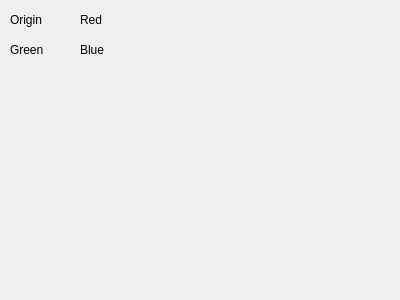
<?xml version="1.0" encoding="UTF-8"?>
<ui version="4.0">
 <class>subChannel</class>
 <widget class="QWidget" name="subChannel">
  <property name="geometry">
   <rect>
    <x>0</x>
    <y>0</y>
    <width>400</width>
    <height>300</height>
   </rect>
  </property>
  <property name="windowTitle">
   <string/>
  </property>
  <widget class="QLabel" name="label0">
   <property name="geometry">
    <rect>
     <x>10</x>
     <y>10</y>
     <width>50</width>
     <height>20</height>
    </rect>
   </property>
   <property name="text">
    <string>Origin</string>
   </property>
  </widget>
  <widget class="QLabel" name="label1">
   <property name="geometry">
    <rect>
     <x>80</x>
     <y>10</y>
     <width>50</width>
     <height>20</height>
    </rect>
   </property>
   <property name="text">
    <string>Red</string>
   </property>
  </widget>
  <widget class="QLabel" name="label2">
   <property name="geometry">
    <rect>
     <x>10</x>
     <y>40</y>
     <width>50</width>
     <height>20</height>
    </rect>
   </property>
   <property name="text">
    <string>Green</string>
   </property>
  </widget>
  <widget class="QLabel" name="label3">
   <property name="geometry">
    <rect>
     <x>80</x>
     <y>40</y>
     <width>50</width>
     <height>20</height>
    </rect>
   </property>
   <property name="text">
    <string>Blue</string>
   </property>
  </widget>
  <widget class="QLabel" name="labelImg0">
   <property name="geometry">
    <rect>
     <x>0</x>
     <y>0</y>
     <width>20</width>
     <height>20</height>
    </rect>
   </property>
   <property name="text">
    <string/>
   </property>
  </widget>
  <widget class="QLabel" name="labelImg1">
   <property name="geometry">
    <rect>
     <x>0</x>
     <y>0</y>
     <width>20</width>
     <height>20</height>
    </rect>
   </property>
   <property name="text">
    <string/>
   </property>
  </widget>
  <widget class="QLabel" name="labelImg2">
   <property name="geometry">
    <rect>
     <x>0</x>
     <y>0</y>
     <width>20</width>
     <height>20</height>
    </rect>
   </property>
   <property name="text">
    <string/>
   </property>
  </widget>
  <widget class="QLabel" name="labelImg3">
   <property name="geometry">
    <rect>
     <x>0</x>
     <y>0</y>
     <width>20</width>
     <height>20</height>
    </rect>
   </property>
   <property name="text">
    <string/>
   </property>
  </widget>
 </widget>
 <resources/>
 <connections/>
</ui>
